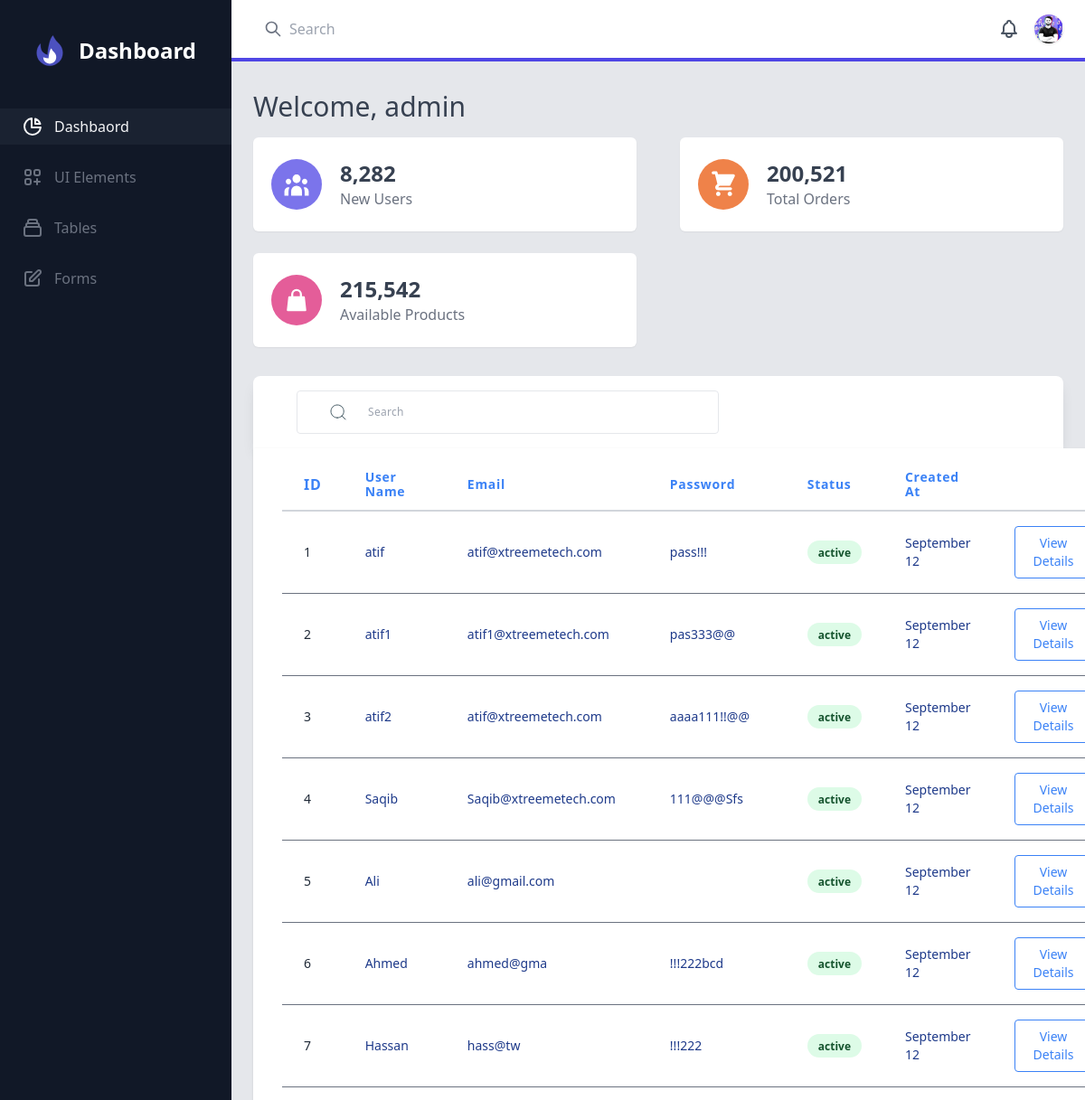
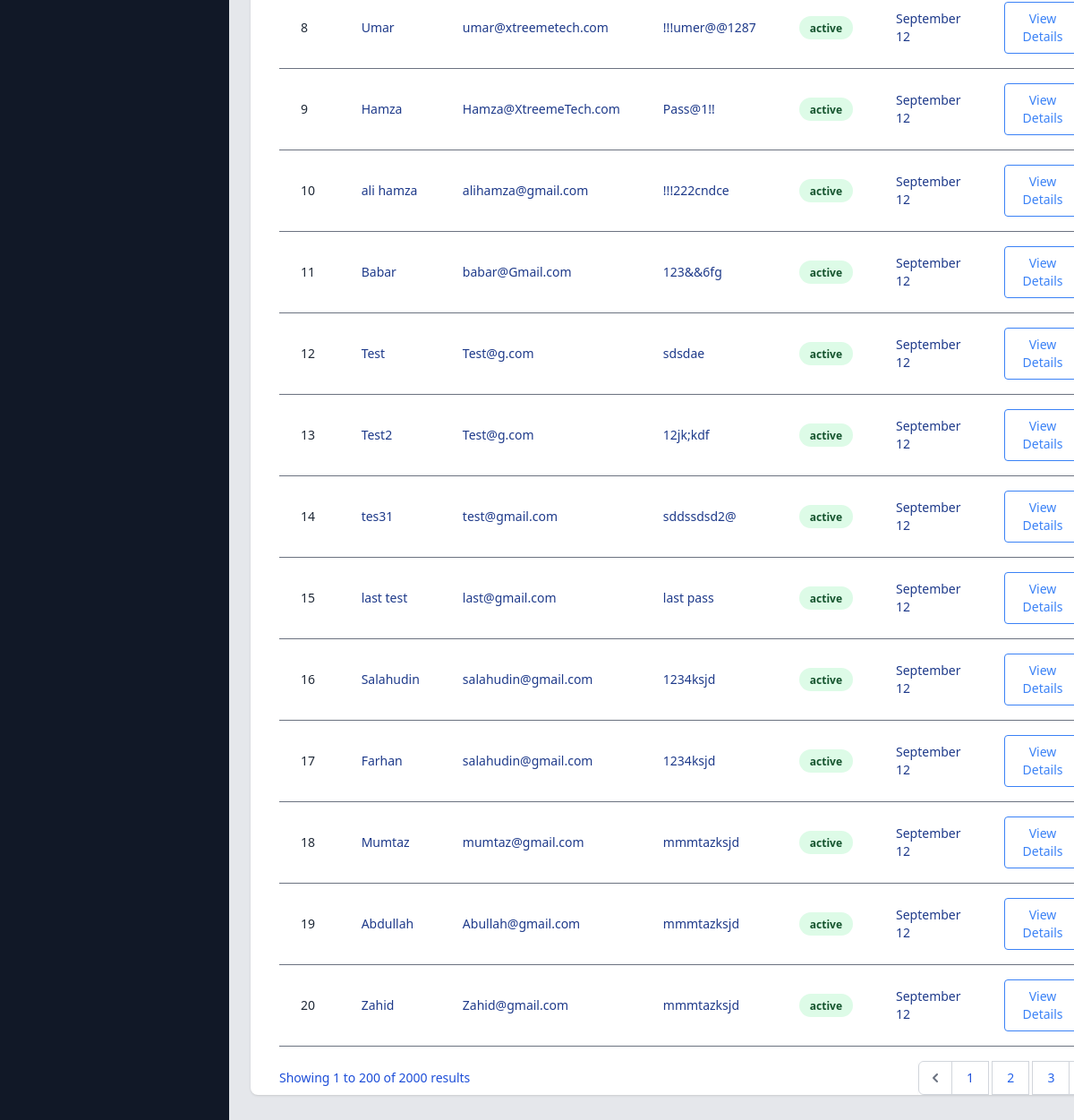
Screenshot of /admin_panel/ (signed in) with the database file from the repository (2 pictures, top to bottom).
### myapp/models.py (models this page shows, shortened)
class Extended(models.Model):
    id = models.OneToOneField(User, primary_key=True, on_delete=models.CASCADE)
    img = models.ImageField()

class Profile(models.Model):
    username = models.TextField()
    email = models.TextField()
    password = models.TextField()

### myapp/views.py (the view)
# urls.py: path('admin_panel/', views.admin_panel, name='admin_panel'),
def admin_panel(request):
    if request.user.is_authenticated:
        obj1 = Profile.objects.all()
        return render(request, 'admin_panel.html', {'data': obj1})
    else:
        return render(request, 'login.html', {'message': 'Plesae Login first to see your account'})

### templates/admin_panel.html (shortened to what this page needs)
<!DOCTYPE html>
{% load static %}
<html lang="en">
<head>
    <script src="https://cdn.tailwindcss.com"></script>
</head>
<body>
    <div>
        <div x-data="{ sidebarOpen: false }" class="flex h-screen bg-gray-200">
            <div :class="sidebarOpen ? 'translate-x-0 ease-out' : '-translate-x-full ease-in'"
                class="fixed inset-y-0 left-0 z-30 w-64 overflow-y-auto transition duration-300 transform bg-gray-900 lg:translate-x-0 lg:static lg:inset-0">
                <div class="flex items-center justify-center mt-8">
                    <div class="flex items-center">
                        <span class="mx-2 text-2xl font-semibold text-white">Dashboard</span>
                    </div>
                </div>
                <nav class="mt-10">
                    <a class="flex items-center px-6 py-2 mt-4 text-gray-100 bg-gray-700 bg-opacity-25" href="#">
                        <span class="mx-3">Dashbaord</span>
                    </a>
                    <a class="flex items-center px-6 py-2 mt-4 text-gray-500 hover:bg-gray-700 hover:bg-opacity-25 hover:text-gray-100"
                        href="#">
                        <span class="mx-3">UI Elements</span>
                    </a>
                    <a class="flex items-center px-6 py-2 mt-4 text-gray-500 hover:bg-gray-700 hover:bg-opacity-25 hover:text-gray-100"
                        href="#">
                        <span class="mx-3">Tables</span>
                    </a>
                    <a class="flex items-center px-6 py-2 mt-4 text-gray-500 hover:bg-gray-700 hover:bg-opacity-25 hover:text-gray-100"
                        href="#">
                        <svg class="w-6 h-6" xmlns="http://www.w3.org/2000/svg" fill="none" viewBox="0 0 24 24"
                            stroke="currentColor">
                            <path stroke-linecap="round" stroke-linejoin="round" stroke-width="2"
                                d="M11 5H6a2 2 0 00-2 2v11a2 2 0 002 2h11a2 2 0 002-2v-5m-1.414-9.414a2 2 0 112.828 2.828L11.828 15H9v-2.828l8.586-8.586z">
                            </path>
                        </svg>
                        <span class="mx-3">Forms</span>
                    </a>
                </nav>
            </div>
            <div class="flex flex-col flex-1 overflow-hidden">
                <header class="flex items-center justify-between px-6 py-4 bg-white border-b-4 border-indigo-600">
                    <div class="flex items-center">
                        <div class="relative mx-4 lg:mx-0">
                            <span class="absolute inset-y-0 left-0 flex items-center pl-3">
                                <svg class="w-5 h-5 text-gray-500" viewBox="0 0 24 24" fill="none">
                                    <path
                                        d="M21 21L15 15M17 10C17 13.866 13.866 17 10 17C6.13401 17 3 13.866 3 10C3 6.13401 6.13401 3 10 3C13.866 3 17 6.13401 17 10Z"
                                        stroke="currentColor" stroke-width="2" stroke-linecap="round"
                                        stroke-linejoin="round">
                                    </path>
                                </svg>
                            </span>
                            <input class="w-32 pl-10 pr-4 rounded-md form-input sm:w-64 focus:border-indigo-600"
                                type="text" placeholder="Search">
                        </div>
                    </div>
                    <div class="flex items-center">
                        <div x-data="{ notificationOpen: false }" class="relative">
                            <button @click="notificationOpen = ! notificationOpen"
                                class="flex mx-4 text-gray-600 focus:outline-none">
                            </button>
                        </div>
                        <div x-data="{ dropdownOpen: false }" class="relative">
                            <button @click="dropdownOpen = ! dropdownOpen"
                                class="relative block w-8 h-8 overflow-hidden rounded-full shadow focus:outline-none">
                                <img class="object-cover w-full h-full"
                                    src="{{request.user.extended.img.url}}"
                                    alt="Your avatar">
                            </button>
                        </div>
                    </div>
                </header>
                <main class="flex-1 overflow-x-hidden overflow-y-auto bg-gray-200">
                    <div class="container px-6 py-8 mx-auto">
                        <h3 class="text-3xl font-medium text-gray-700">Welcome, {{request.user.username}}</h3>
                        <div class="mt-4">
                            <div class="flex flex-wrap -mx-6">
                                <div class="w-full px-6 sm:w-1/2 xl:w-1/3">
                                    <div class="flex items-center px-5 py-6 bg-white rounded-md shadow-sm">
                                        <div class="p-3 bg-indigo-600 bg-opacity-75 rounded-full">
                                        </div>
                                        <div class="mx-5">
                                            <h4 class="text-2xl font-semibold text-gray-700">8,282</h4>
                                            <div class="text-gray-500">New Users</div>
                                        </div>
                                    </div>
                                </div>
                                <div class="w-full px-6 mt-6 sm:w-1/2 xl:w-1/3 sm:mt-0">
                                    <div class="flex items-center px-5 py-6 bg-white rounded-md shadow-sm">
                                        <div class="p-3 bg-orange-600 bg-opacity-75 rounded-full">
                                        </div>
                                        <div class="mx-5">
                                            <h4 class="text-2xl font-semibold text-gray-700">200,521</h4>
                                            <div class="text-gray-500">Total Orders</div>
                                        </div>
                                    </div>
                                </div>
                                <div class="w-full px-6 mt-6 sm:w-1/2 xl:w-1/3 xl:mt-0">
                                    <div class="flex items-center px-5 py-6 bg-white rounded-md shadow-sm">
                                        <div class="p-3 bg-pink-600 bg-opacity-75 rounded-full">
                                        </div>
                                        <div class="mx-5">
                                            <h4 class="text-2xl font-semibold text-gray-700">215,542</h4>
                                            <div class="text-gray-500">Available Products</div>
                                        </div>
                                    </div>
                                </div>
                            </div>
                        </div>
<div class="-my-2 py-2 overflow-x-auto sm:-mx-6 sm:px-6 lg:-mx-8 pr-10 lg:px-8">
    <div class="align-middle rounded-tl-lg rounded-tr-lg inline-block w-full py-4 overflow-hidden bg-white shadow-lg px-12">
        <div class="flex justify-between">
            <div class="inline-flex border rounded w-7/12 px-2 lg:px-6 h-12 bg-transparent">
                <div class="flex flex-wrap items-stretch w-full h-full mb-6 relative">
                    <div class="flex">
                        <span class="flex items-center leading-normal bg-transparent rounded rounded-r-none border border-r-0 border-none lg:px-3 py-2 whitespace-no-wrap text-grey-dark text-sm">
                        </span>
                    </div>
                    <input type="text" class="flex-shrink flex-grow flex-auto leading-normal tracking-wide w-px flex-1 border border-none border-l-0 rounded rounded-l-none px-3 relative focus:outline-none text-xxs lg:text-xs lg:text-base text-gray-500 font-thin" placeholder="Search">
                </div>
            </div>
        </div>
    </div>
    <div class="align-middle inline-block min-w-full shadow overflow-hidden bg-white shadow-dashboard px-8 pt-3 rounded-bl-lg rounded-br-lg">
        <table class="min-w-full">
            <thead>
                <tr>
                    <th class="px-6 py-3 border-b-2 border-gray-300 text-left leading-4 text-blue-500 tracking-wider">ID</th>
                    <th class="px-6 py-3 border-b-2 border-gray-300 text-left text-sm leading-4 text-blue-500 tracking-wider">User Name</th>
                    <th class="px-6 py-3 border-b-2 border-gray-300 text-left text-sm leading-4 text-blue-500 tracking-wider">Email</th>
                    <th class="px-6 py-3 border-b-2 border-gray-300 text-left text-sm leading-4 text-blue-500 tracking-wider">Password</th>
                    <th class="px-6 py-3 border-b-2 border-gray-300 text-left text-sm leading-4 text-blue-500 tracking-wider">Status</th>
                    <th class="px-6 py-3 border-b-2 border-gray-300 text-left text-sm leading-4 text-blue-500 tracking-wider">Created At</th>
                    <th class="px-6 py-3 border-b-2 border-gray-300"></th>
                </tr>
            </thead>
            <tbody class="bg-white">
               {% for i in data %}
			        <tr>
                        <td class="px-6 py-4 whitespace-no-wrap border-b border-gray-500">
                            <div class="flex items-center">
                                <div>
                                    <div class="text-sm leading-5 text-gray-800"> {{i.pk}}
                                    </div>
                                </div>
                            </div>
                        </td>
                        <td class="px-6 py-4 whitespace-no-wrap border-b border-gray-500">
                            <div class="text-sm leading-5 text-blue-900">{{ i.username }}</div>
                        </td>
                        <td class="px-6 py-4 whitespace-no-wrap border-b text-blue-900 border-gray-500 text-sm leading-5">{{ i.email }}</td>
                        <td class="px-6 py-4 whitespace-no-wrap border-b text-blue-900 border-gray-500 text-sm leading-5">{{ i.password }}</td>
                        <td class="px-6 py-4 whitespace-no-wrap border-b text-blue-900 border-gray-500 text-sm leading-5">
                            <span class="relative inline-block px-3 py-1 font-semibold text-green-900 leading-tight">
                            <span aria-hidden class="absolute inset-0 bg-green-200 opacity-50 rounded-full"></span>
                            <span class="relative text-xs">active</span>
                        </span>
                        </td>
                        <td class="px-6 py-4 whitespace-no-wrap border-b border-gray-500 text-blue-900 text-sm leading-5">September 12</td>
                        <td class="px-6 py-4 whitespace-no-wrap text-right border-b border-gray-500 text-sm leading-5">
                            <button class="px-5 py-2 border-blue-500 border text-blue-500 rounded transition duration-300 hover:bg-blue-700 hover:text-white focus:outline-none">View Details</button>
                        </td>
              </tr>
			    {% endfor %}
            </tbody>
        </table>
      <div class="sm:flex-1 sm:flex sm:items-center sm:justify-between mt-4 work-sans">
<div>
<p class="text-sm leading-5 text-blue-700">
    Showing
    <span class="font-medium">1</span>
    to
    <span class="font-medium">200</span>
    of
    <span class="font-medium">2000</span>
    results
</p>
</div>
<div>
<nav class="relative z-0 inline-flex shadow-sm">
    <div	>
        <a href="#" class="relative inline-flex items-center px-2 py-2 rounded-l-md border border-gray-300 bg-white text-sm leading-5 font-medium text-gray-500 hover:text-gray-400 focus:z-10 focus:outline-none focus:border-blue-300 focus:shadow-outline-blue active:bg-gray-100 active:text-gray-500 transition ease-in-out duration-150" aria-label="Previous" v-on:click.prevent="changePage(pagination.current_page - 1)">
            <svg class="h-5 w-5" viewBox="0 0 20 20" fill="currentColor">
                <path fill-rule="evenodd" d="M12.707 5.293a1 1 0 010 1.414L9.414 10l3.293 3.293a1 1 0 01-1.414 1.414l-4-4a1 1 0 010-1.414l4-4a1 1 0 011.414 0z" clip-rule="evenodd" />
            </svg>
        </a>
    </div>
    <div>
        <a href="#" class="-ml-px relative inline-flex items-center px-4 py-2 border border-gray-300 bg-white text-sm leading-5 font-medium text-blue-700 focus:z-10 focus:outline-none focus:border-blue-300 focus:shadow-outline-blue active:bg-tertiary active:text-gray-700 transition ease-in-out duration-150 hover:bg-tertiary">
            1
        </a>
      <a href="#" class="-ml-px relative inline-flex items-center px-4 py-2 border border-gray-300 bg-white text-sm leading-5 font-medium text-blue-600 focus:z-10 focus:outline-none focus:border-blue-300 focus:shadow-outline-blue active:bg-tertiary active:text-gray-700 transition ease-in-out duration-150 hover:bg-tertiary">
            2
        </a>
       <a href="#" class="-ml-px relative inline-flex items-center px-4 py-2 border border-gray-300 bg-white text-sm leading-5 font-medium text-blue-600 focus:z-10 focus:outline-none focus:border-blue-300 focus:shadow-outline-blue active:bg-tertiary active:text-gray-700 transition ease-in-out duration-150 hover:bg-tertiary">
            3
        </a>
    </div>
    <div v-if="pagination.current_page < pagination.last_page">
        <a href="#" class="-ml-px relative inline-flex items-center px-2 py-2 rounded-r-md border border-gray-300 bg-white text-sm leading-5 font-medium text-gray-500 hover:text-gray-400 focus:z-10 focus:outline-none focus:border-blue-300 focus:shadow-outline-blue active:bg-gray-100 active:text-gray-500 transition ease-in-out duration-150" aria-label="Next">
        </a>
    </div>
</nav>
</div>
</div>
    </div>
</div>
</body>
</html>

### rows the page displays
Profile: pk "1", username "atif", email "atif@xtreemetech.com", password "pass!!!"
Profile: pk "2", username "atif1", email "atif1@xtreemetech.com", password "pas333@@"
Profile: pk "3", username "atif2", email "atif@xtreemetech.com", password "aaaa111!!@@"
Profile: pk "4", username "Saqib", email "Saqib@xtreemetech.com", password "111@@@Sfs"
Profile: pk "5", username "Ali", email "ali@gmail.com"
Profile: pk "6", username "Ahmed", email "ahmed@gma", password "!!!222bcd"
Profile: pk "7", username "Hassan", email "hass@tw", password "!!!222"
Profile: pk "8", username "Umar", email "umar@xtreemetech.com", password "!!!umer@@1287"
Profile: pk "9", username "Hamza", email "Hamza@XtreemeTech.com", password "Pass@1!!"
Profile: pk "10", username "ali hamza", email "alihamza@gmail.com", password "!!!222cndce"
Profile: pk "11", username "Babar", email "babar@Gmail.com", password "123&&6fg"
Profile: pk "12", username "Test", email "Test@g.com", password "sdsdae"
Profile: pk "13", username "Test2", email "Test@g.com", password "12jk;kdf"
Profile: pk "14", username "tes31", email "test@gmail.com", password "sddssdsd2@"
Profile: pk "15", username "last test", email "last@gmail.com", password "last pass"
Profile: pk "16", username "Salahudin", email "salahudin@gmail.com", password "1234ksjd"
Profile: pk "17", username "Farhan", email "salahudin@gmail.com", password "1234ksjd"
Profile: pk "18", username "Mumtaz", email "mumtaz@gmail.com", password "mmmtazksjd"
Profile: pk "19", username "Abdullah", email "Abullah@gmail.com", password "mmmtazksjd"
Profile: pk "20", username "Zahid", email "Zahid@gmail.com", password "mmmtazksjd"

### other values shown
{{ request.user.username }} "admin"
